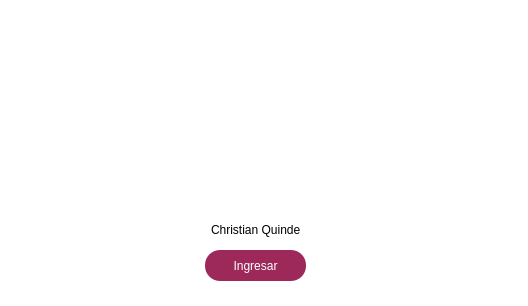
<?xml version="1.0" encoding="UTF-8"?>
<ui version="4.0">
 <class>Dialog</class>
 <widget class="QDialog" name="Dialog">
  <property name="geometry">
   <rect>
    <x>0</x>
    <y>0</y>
    <width>528</width>
    <height>306</height>
   </rect>
  </property>
  <property name="windowTitle">
   <string>Bienvenida</string>
  </property>
  <property name="styleSheet">
   <string notr="true">background-color: rgb(255, 255, 255);</string>
  </property>
  <widget class="QLineEdit" name="name">
   <property name="geometry">
    <rect>
     <x>166</x>
     <y>219</y>
     <width>181</width>
     <height>21</height>
    </rect>
   </property>
   <property name="styleSheet">
    <string notr="true">
border-radius: 10px;</string>
   </property>
   <property name="text">
    <string>Christian Quinde</string>
   </property>
   <property name="alignment">
    <set>Qt::AlignCenter</set>
   </property>
  </widget>
  <widget class="QLabel" name="label1">
   <property name="geometry">
    <rect>
     <x>157</x>
     <y>198</y>
     <width>211</width>
     <height>20</height>
    </rect>
   </property>
   <property name="font">
    <font>
     <family>Ubuntu Mono</family>
    </font>
   </property>
   <property name="styleSheet">
    <string notr="true">color: rgb(255, 255, 255);
background-color: transparent;</string>
   </property>
   <property name="text">
    <string>Ingresar Nombre y Apellido:</string>
   </property>
  </widget>
  <widget class="QPushButton" name="Btn_ingresar">
   <property name="geometry">
    <rect>
     <x>205</x>
     <y>250</y>
     <width>101</width>
     <height>31</height>
    </rect>
   </property>
   <property name="cursor">
    <cursorShape>PointingHandCursor</cursorShape>
   </property>
   <property name="styleSheet">
    <string notr="true">border-radius: 15px;
background-color: rgb(157, 41, 91);
color: rgb(255, 255, 255);

</string>
   </property>
   <property name="text">
    <string>Ingresar</string>
   </property>
  </widget>
  <widget class="QLabel" name="label1_2">
   <property name="geometry">
    <rect>
     <x>15</x>
     <y>130</y>
     <width>491</width>
     <height>41</height>
    </rect>
   </property>
   <property name="font">
    <font>
     <family>URW Bookman</family>
     <weight>75</weight>
     <bold>true</bold>
    </font>
   </property>
   <property name="styleSheet">
    <string notr="true">color: rgb(255, 255, 255);
background-color: transparent;</string>
   </property>
   <property name="text">
    <string>TESIS - Sistema de Comunicación Resiliente para Escenarios de Emergencia</string>
   </property>
   <property name="scaledContents">
    <bool>false</bool>
   </property>
   <property name="alignment">
    <set>Qt::AlignCenter</set>
   </property>
   <property name="wordWrap">
    <bool>true</bool>
   </property>
  </widget>
  <widget class="QLabel" name="label1_3">
   <property name="geometry">
    <rect>
     <x>390</x>
     <y>250</y>
     <width>111</width>
     <height>41</height>
    </rect>
   </property>
   <property name="font">
    <font>
     <family>Serif</family>
     <pointsize>8</pointsize>
     <weight>50</weight>
     <italic>true</italic>
     <bold>false</bold>
    </font>
   </property>
   <property name="styleSheet">
    <string notr="true">background-color: transparent;
color: rgb(255, 255, 255);</string>
   </property>
   <property name="text">
    <string>Astudillo Paúl Quinde Christian</string>
   </property>
   <property name="alignment">
    <set>Qt::AlignRight|Qt::AlignTrailing|Qt::AlignVCenter</set>
   </property>
   <property name="wordWrap">
    <bool>true</bool>
   </property>
  </widget>
  <widget class="QLabel" name="photo1">
   <property name="geometry">
    <rect>
     <x>204</x>
     <y>30</y>
     <width>101</width>
     <height>91</height>
    </rect>
   </property>
   <property name="styleSheet">
    <string notr="true">background-color: transparent;</string>
   </property>
   <property name="text">
    <string/>
   </property>
   <property name="pixmap">
    <pixmap>cuenca2-removebg.png</pixmap>
   </property>
   <property name="scaledContents">
    <bool>true</bool>
   </property>
  </widget>
  <widget class="QLabel" name="fondo_2">
   <property name="geometry">
    <rect>
     <x>0</x>
     <y>0</y>
     <width>531</width>
     <height>311</height>
    </rect>
   </property>
   <property name="text">
    <string/>
   </property>
   <property name="pixmap">
    <pixmap>diseno/Fondo2.png</pixmap>
   </property>
   <property name="scaledContents">
    <bool>true</bool>
   </property>
  </widget>
  <zorder>fondo_2</zorder>
  <zorder>photo1</zorder>
  <zorder>name</zorder>
  <zorder>label1</zorder>
  <zorder>Btn_ingresar</zorder>
  <zorder>label1_2</zorder>
  <zorder>label1_3</zorder>
 </widget>
 <resources/>
 <connections/>
</ui>
